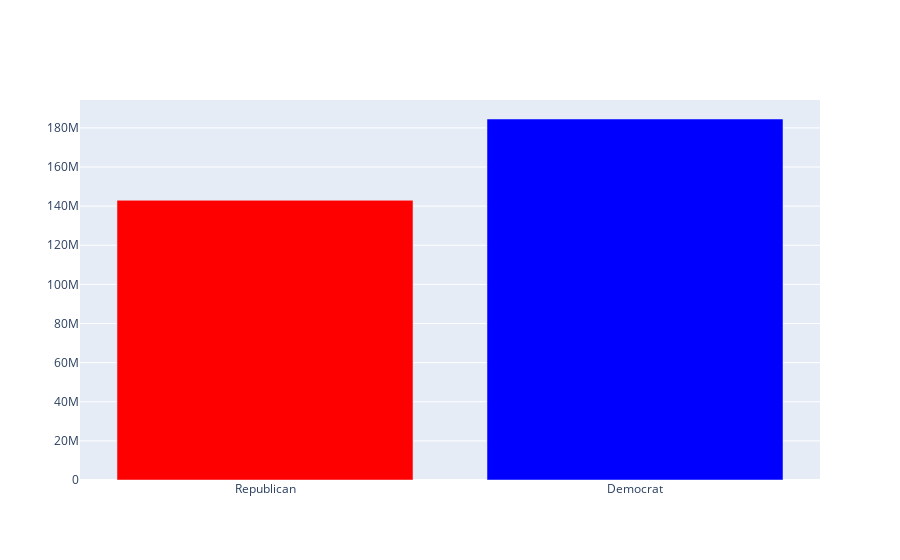

Notebook code for this chart:
### Code cell
new_sen = pd.read_csv('math.csv')
new_sen.head()

R_datax = new_sen[new_sen['Party.1'] == 'Republican']
R_popsx = list(R_datax['POPESTIMATE2019']/2)

D_datax = new_sen[new_sen['Party.1'] != 'Republican']
D_popsx = list(D_datax['POPESTIMATE2019']/2) # includes independents

I_datax = new_sen[new_sen['Party.1'] == 'Independent[a]']
I_popsx = list(I_datax['POPESTIMATE2019']/2)

all_Rsx = sum(R_popsx)
all_Dsx = sum(D_popsx)
just_Isx = sum(I_popsx)
mylabelsx = ['Republican', 'Democrat']

bar(mylabelsx, [all_Rsx, all_Dsx], ['red', 'blue'])

# OVER TIME??

### Figure 1 — Plotly figure (JSON) as saved in the notebook; plotly's stock layout.template omitted (floating-point values rounded to 4 significant figures)
{"data": [{"marker": {"color": ["red", "blue"]}, "type": "bar", "x": ["Republican", "Democrat"], "y": [142991983, 184541791]}], "layout": {}}
